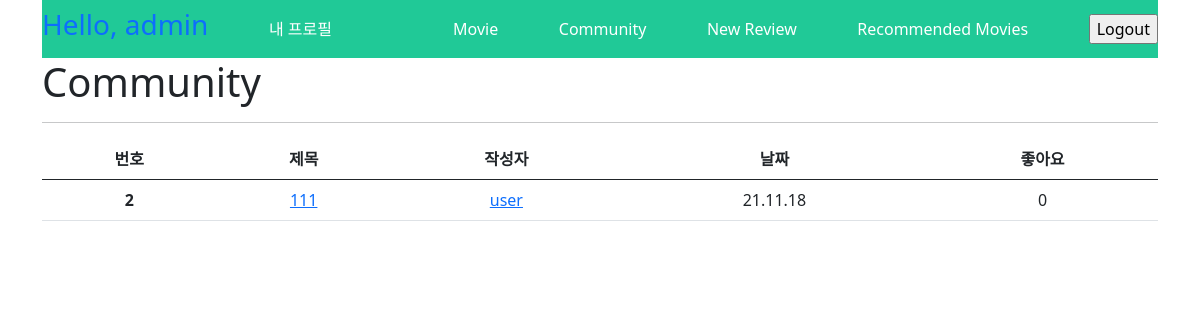
Page /community/ (signed in) on the committed database.
### accounts/models.py (models this page shows)
class User(AbstractUser):
    followings = models.ManyToManyField('self', symmetrical=False, related_name='followers')

### community/models.py (models this page shows, shortened)
class Review(models.Model):
    title = models.CharField(max_length=100)
    movie = models.ForeignKey(Movie, on_delete=models.CASCADE)
    rank = models.IntegerField(choices=RANK)
    content = models.TextField()
    created_at = models.DateTimeField(auto_now_add=True)
    updated_at = models.DateTimeField(auto_now=True)
    user = models.ForeignKey(settings.AUTH_USER_MODEL, on_delete=models.CASCADE)
    like_users = models.ManyToManyField(settings.AUTH_USER_MODEL, related_name='like_reviews')

### community/views.py (the view)
# urls.py: path('', views.index, name='index'),
@require_GET
def index(request):
    reviews = Review.objects.select_related('user').prefetch_related('like_users').order_by('-pk')
    context = {
        'reviews': reviews,
    }
    return render(request, 'community/index.html', context)

### community/templates/community/index.html (shortened to what this page needs)
{% extends 'base.html' %}
{% block content %}
  <h1>Community</h1>
  <hr>
  <table class="table">
    <thead>
      <tr class="text-center">
        <th scope="col">번호</th>
        <th scope="col">제목</th>
        <th scope="col">작성자</th>
        <th scope="col">날짜</th>
        <th scope="col">좋아요</th>
      </tr>
    </thead>
    <tbody>
      {% for review in reviews %}
        <tr class="text-center">
          <th scope="row">{{ review.pk }}</th>
          <td><a href="{% url 'community:detail' review.pk %}">{{ review.title }}</a></td>
          <td><a href="{% url 'accounts:profile' review.user.username %}">{{ review.user }}</a></td>
          <td>{{ review.created_at | date:'y.m.d' }}</td>
          <td id="like-cnt">{{ review.like_users.all|length }}</td>
        </tr>
      {% endfor %}
    </tbody>
  </table>
{% endblock %}

### templates/base.html (shortened to what this page needs)
<!DOCTYPE html>
<html lang="en">
<head>
  <link rel="stylesheet" href="https://use.fontawesome.com/releases/v5.15.4/css/all.css">
  <link href="https://cdn.jsdelivr.net/npm/bootstrap@5.0.0-beta3/dist/css/bootstrap.min.css" rel="stylesheet">
</head>
<body>
  <div class="container">
    <nav class="navbar" style="background-color: #20c997;">
      {% if user.is_authenticated %}
      <h3 class="text-primary">Hello, {{ user.username }}</h3>
      <a class="text-decoration-none text-white" href="{% url 'accounts:profile' user %}">내 프로필<a>
      <a class="text-decoration-none text-white" href="{% url 'movies:index'%}">Movie</a>
      <a class="text-decoration-none text-white" href="{% url 'community:index'%}">Community</a>
      <a class="text-decoration-none text-white" href="{% url 'community:create'%}">New Review</a>
      <a class="text-decoration-none text-white" href="{% url 'movies:recommended' %}">Recommended Movies</a>
      <form action="{% url 'accounts:logout' %}" method="POST">
        <input type="submit" value="Logout">
      </form>
      {% else %}
      <a class="text-decoration-none text-white" href="{% url 'accounts:signup' %}">Signup</a>
      <a class="text-decoration-none text-white" href="{% url 'accounts:login' %}">Login</a>
      {% endif %}
    </nav>
    {% block content %}
    {% endblock content %}
  </div>
</body>
</html>

### rows in the picture
User: username "admin"
Review: pk "2", title "111", user "user", created_at "21.11.18", like_users.all|length "0"
